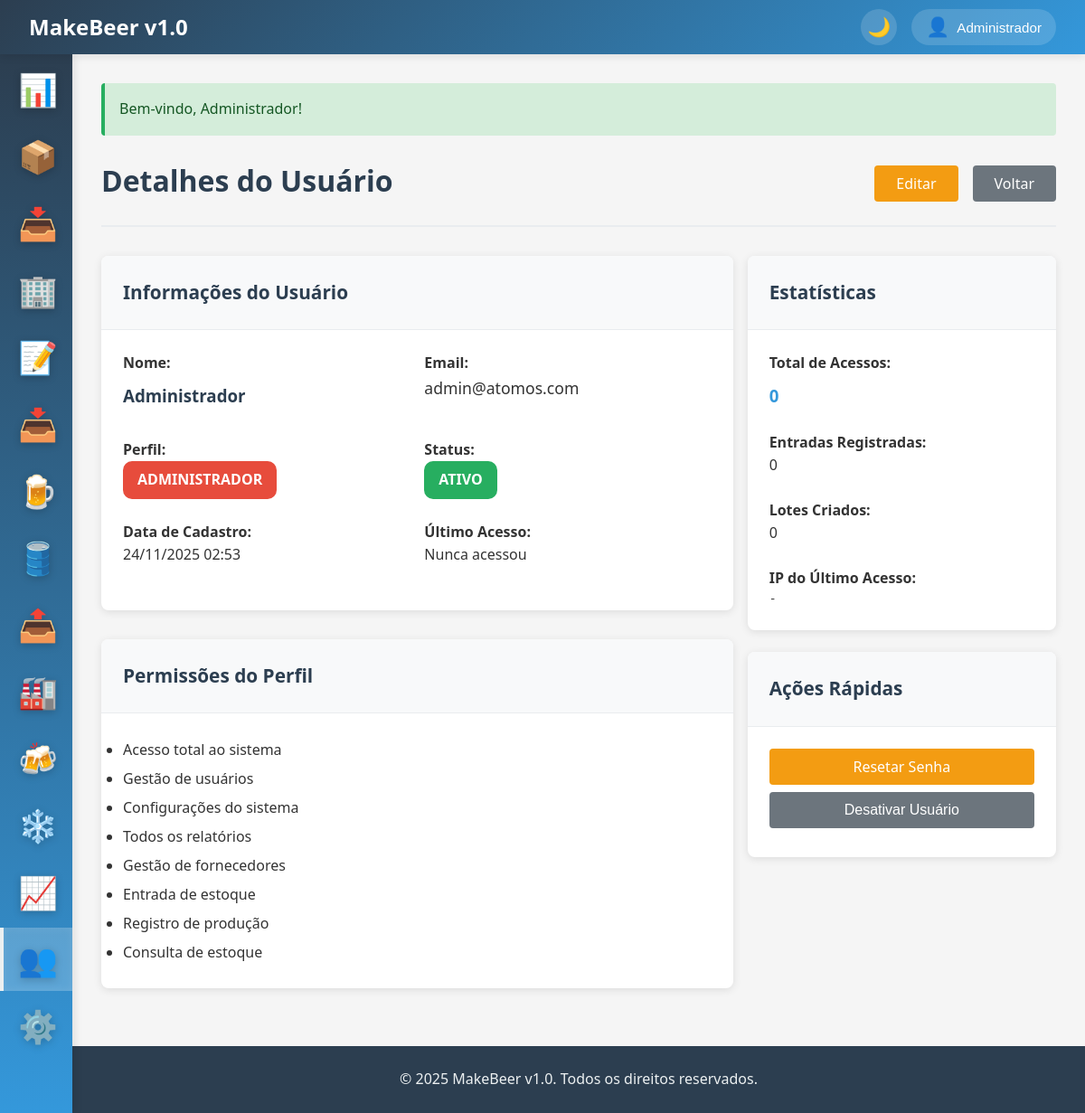
The page /usuarios/viewUsuario?id=1 (signed in) on the database its author committed.
### tables this page shows
CREATE TABLE IF NOT EXISTS usuarios (
    id INT AUTO_INCREMENT PRIMARY KEY,
    nome VARCHAR(100) NOT NULL,
    email VARCHAR(100) UNIQUE NOT NULL,
    senha VARCHAR(255) NOT NULL,
    perfil ENUM('administrador', 'producao', 'consulta', 'comprador') NOT NULL DEFAULT 'consulta',
    ativo BOOLEAN DEFAULT TRUE,
    ultimo_acesso DATETIME,
    created_at TIMESTAMP DEFAULT CURRENT_TIMESTAMP,
    updated_at TIMESTAMP DEFAULT CURRENT_TIMESTAMP ON UPDATE CURRENT_TIMESTAMP,
    INDEX idx_email (email),
    INDEX idx_perfil (perfil)
);

### app/views/usuarios/view.php (the view, shortened to what the rows shown need)
<?php
$activeMenu = 'usuarios';
include 'app/views/layouts/header.php';
?>
<div class="page-header d-flex justify-content-between align-items-center">
    <h1 class="page-title">Detalhes do Usuário</h1>
    <div class="page-actions d-flex gap-2">
        <a href="/usuarios/edit?id=<?= $usuario['id'] ?>" class="btn btn-warning">Editar</a>
        <a href="/usuarios" class="btn btn-secondary">Voltar</a>
    </div>
</div>
<div class="row">
    <div class="col col-8">
        <div class="card mb-4">
            <div class="card-header">
                <h3 class="card-title">Informações do Usuário</h3>
            </div>
            <div class="card-body">
                <div class="row">
                    <div class="col col-6 mb-3">
                        <strong>Nome:</strong>
                        <h3 style="color: #2c3e50; margin: 0.5rem 0;"><?= $usuario['nome'] ?></h3>
                    </div>
                    <div class="col col-6 mb-3">
                        <strong>Email:</strong>
                        <p style="font-size: 1.1rem;"><?= $usuario['email'] ?></p>
                    </div>
                </div>
                <div class="row">
                    <div class="col col-6 mb-3">
                        <strong>Perfil:</strong>
                        <p>
                            <?php
                            $perfilClass = match($usuario['perfil']) {
                                'administrador' => 'danger',
                                'producao' => 'primary',
                                'comprador' => 'warning',
                                'consulta' => 'secondary',
                                default => 'secondary'
                            };
                            ?>
                            <span class="badge badge-<?= $perfilClass ?>" style="font-size: 1rem; padding: 0.5rem 1rem;">
                                <?= ucfirst($usuario['perfil']) ?>
                            </span>
                        </p>
                    </div>
                    <div class="col col-6 mb-3">
                        <strong>Status:</strong>
                        <p>
                            <?php if ($usuario['ativo']): ?>
                                <span class="badge badge-success" style="font-size: 1rem; padding: 0.5rem 1rem;">Ativo</span>
                            <?php else: ?>
                                <span class="badge badge-secondary" style="font-size: 1rem; padding: 0.5rem 1rem;">Inativo</span>
                            <?php endif; ?>
                        </p>
                    </div>
                </div>
                <div class="row">
                    <div class="col col-6 mb-3">
                        <strong>Data de Cadastro:</strong>
                        <p><?= formatDateTime($usuario['created_at']) ?></p>
                    </div>
                    <div class="col col-6 mb-3">
                        <strong>Último Acesso:</strong>
                        <p><?= $usuario['ultimo_acesso'] ? formatDateTime($usuario['ultimo_acesso']) : 'Nunca acessou' ?></p>
                    </div>
                </div>
            </div>
        </div>
        <div class="card mb-4">
            <div class="card-header">
                <h3 class="card-title">Permissões do Perfil</h3>
            </div>
            <div class="card-body">
                <?php
                $permissoes = [
                    'administrador' => [
                        'Acesso total ao sistema',
                        'Gestão de usuários',
                        'Configurações do sistema',
                        'Todos os relatórios',
                        'Gestão de fornecedores',
                        'Entrada de estoque',
                        'Registro de produção',
                        'Consulta de estoque'
                    ],
                    'producao' => [
                        'Entrada de estoque',
                        'Registro de produção',
                        'Consulta de estoque',
                        'Gestão de receitas',
                        'Gestão de lotes'
                    ],
                    'comprador' => [
                        'Entrada de estoque',
                        'Gestão de fornecedores',
                        'Consulta de estoque',
                        'Relatórios de compras'
                    ],
                    'consulta' => [
                        'Consulta de estoque',
                        'Visualização de relatórios'
                    ]
                ];
                $perfilPermissoes = $permissoes[$usuario['perfil']] ?? [];
                ?>
                <?php if (!empty($perfilPermissoes)): ?>
                    <ul style="line-height: 2;">
                        <?php foreach ($perfilPermissoes as $perm): ?>
                            <li><?= $perm ?></li>
                        <?php endforeach; ?>
                    </ul>
                <?php else: ?>
                    <p style="color: #6c757d;">Nenhuma permissão definida.</p>
                <?php endif; ?>
            </div>
        </div>
    </div>
    <div class="col col-4">
        <div class="card mb-3">
            <div class="card-header">
                <h3 class="card-title">Estatísticas</h3>
            </div>
            <div class="card-body">
                <div class="mb-3">
                    <strong>Total de Acessos:</strong>
                    <h3 style="color: #3498db; margin: 0.5rem 0;">
                        <?= $usuario['total_acessos'] ?? 0 ?>
                    </h3>
                </div>
                <div class="mb-3">
                    <strong>Entradas Registradas:</strong>
                    <p><?= $usuario['total_entradas'] ?? 0 ?></p>
                </div>
                <div class="mb-3">
                    <strong>Lotes Criados:</strong>
                    <p><?= $usuario['total_lotes'] ?? 0 ?></p>
                </div>
                <div>
                    <strong>IP do Último Acesso:</strong>
                    <p style="font-family: monospace;"><?= $usuario['ultimo_ip'] ?? '-' ?></p>
                </div>
            </div>
        </div>
        <div class="card">
            <div class="card-header">
                <h3 class="card-title">Ações Rápidas</h3>
            </div>
            <div class="card-body">
                <a href="/usuarios/resetar-senha/<?= $usuario['id'] ?>" class="btn btn-warning" style="width: 100%; margin-bottom: 0.5rem;">
                    Resetar Senha
                </a>
                <?php if ($usuario['ativo']): ?>
                    <button onclick="desativarUsuario(<?= $usuario['id'] ?>)" class="btn btn-secondary" style="width: 100%; margin-bottom: 0.5rem;">
                        Desativar Usuário
                    </button>
                <?php else: ?>
                    <button onclick="ativarUsuario(<?= $usuario['id'] ?>)" class="btn btn-success" style="width: 100%; margin-bottom: 0.5rem;">
                        Ativar Usuário
                    </button>
                <?php endif; ?>
            </div>
        </div>
    </div>
</div>
<?php include 'app/views/layouts/footer.php'; ?>

### app/views/layouts/header.php (shortened to what the rows shown need)
<!DOCTYPE html>
<html lang="pt-BR">
<head>
    <link rel="stylesheet" href="/public/css/style.css">
</head>
<body>
    <div class="wrapper">
        <?php if (isLoggedIn()): ?>
            <header class="header">
                <div class="header-content">
                    <a href="/dashboard" class="logo">
                        <?= APP_NAME ?>
                    </a>
                    <div class="user-info">
                        <?php $user = getCurrentUser(); ?>
                        <button class="theme-toggle" id="themeToggle" title="Alternar tema">
                            <span class="theme-icon">🌙</span>
                        </button>
                        <div class="user-menu">
                            <button class="user-menu-toggle" id="userMenuToggle">
                                <span class="user-icon">👤</span>
                                <span class="user-name"><?= htmlspecialchars($user['nome']) ?></span>
                            </button>
                        </div>
                    </div>
                </div>
            </header>
            <aside class="sidebar">
                <ul class="sidebar-menu">
                    <li class="sidebar-item">
                        <a href="/dashboard" class="sidebar-link <?= $activeMenu === 'dashboard' ? 'active' : '' ?>" data-tooltip="Dashboard">
                            <span class="sidebar-icon">📊</span>
                        </a>
                    </li>
                    <?php if (hasPermission('entrada_estoque')): ?>
                    <li class="sidebar-item">
                        <a href="/insumos" class="sidebar-link <?= $activeMenu === 'insumos' ? 'active' : '' ?>" data-tooltip="Insumos">
                            <span class="sidebar-icon">📦</span>
                        </a>
                    </li>
                    <li class="sidebar-item">
                        <a href="/entradas" class="sidebar-link <?= $activeMenu === 'entradas' ? 'active' : '' ?>" data-tooltip="Entradas">
                            <span class="sidebar-icon">📥</span>
                        </a>
                    </li>
                    <?php endif; ?>
                    <?php if (hasPermission('gestao_fornecedores')): ?>
                    <li class="sidebar-item">
                        <a href="/fornecedores" class="sidebar-link <?= $activeMenu === 'fornecedores' ? 'active' : '' ?>" data-tooltip="Fornecedores">
                            <span class="sidebar-icon">🏢</span>
                        </a>
                    </li>
                    <?php endif; ?>
                    <?php if (hasPermission('registro_producao')): ?>
                    <li class="sidebar-item">
                        <a href="/receitas" class="sidebar-link <?= $activeMenu === 'receitas' ? 'active' : '' ?>" data-tooltip="Receitas">
                            <span class="sidebar-icon">📝</span>
                        </a>
                    </li>
                    <?php if (getCurrentUser()['perfil'] === 'administrador'): ?>
                    <li class="sidebar-item">
                        <a href="/import" class="sidebar-link <?= $activeMenu === 'import' ? 'active' : '' ?>" data-tooltip="Importar Receitas">
                            <span class="sidebar-icon">📥</span>
                        </a>
                    </li>
                    <?php endif; ?>
                    <li class="sidebar-item">
                        <a href="/producao" class="sidebar-link <?= $activeMenu === 'producao' ? 'active' : '' ?>" data-tooltip="Produção">
                            <span class="sidebar-icon">🍺</span>
                        </a>
                    </li>
                    <li class="sidebar-item">
                        <a href="/envase" class="sidebar-link <?= $activeMenu === 'envase' ? 'active' : '' ?>" data-tooltip="Envase">
                            <span class="sidebar-icon">🛢️</span>
                        </a>
                    </li>
                    <li class="sidebar-item">
                        <a href="/saidabarril" class="sidebar-link <?= $activeMenu === 'saidabarril' ? 'active' : '' ?>" data-tooltip="Saída de Barril">
                            <span class="sidebar-icon">📤</span>
                        </a>
                    </li>
                    <li class="sidebar-item">
                        <a href="/estoque" class="sidebar-link <?= $activeMenu === 'estoque' ? 'active' : '' ?>" data-tooltip="Estoque">
                            <span class="sidebar-icon">🏭</span>
                        </a>
                    </li>
                    <li class="sidebar-item">
                        <a href="/produtos" class="sidebar-link <?= $activeMenu === 'produtos' ? 'active' : '' ?>" data-tooltip="Produtos">
                            <span class="sidebar-icon">🍻</span>
                        </a>
                    </li>
                    <li class="sidebar-item">
                        <a href="/camarafria" class="sidebar-link <?= $activeMenu === 'camarafria' ? 'active' : '' ?>" data-tooltip="Câmara Fria">
                            <span class="sidebar-icon">❄️</span>
                        </a>
                    </li>
                    <?php endif; ?>
                    <?php if (hasPermission('relatorios')): ?>
                    <li class="sidebar-item">
                        <a href="/relatorios" class="sidebar-link <?= $activeMenu === 'relatorios' ? 'active' : '' ?>" data-tooltip="Relatórios">
                            <span class="sidebar-icon">📈</span>
                        </a>
                    </li>
                    <?php endif; ?>
                    <?php if ($user['perfil'] === 'administrador'): ?>
                    <li class="sidebar-item">
                        <a href="/usuarios" class="sidebar-link <?= $activeMenu === 'usuarios' ? 'active' : '' ?>" data-tooltip="Usuários">
                            <span class="sidebar-icon">👥</span>
                        </a>
                    </li>
                    <li class="sidebar-item">
                        <a href="/configuracoes" class="sidebar-link <?= $activeMenu === 'configuracoes' ? 'active' : '' ?>" data-tooltip="Configurações">
                            <span class="sidebar-icon">⚙️</span>
                        </a>
                    </li>
                    <?php endif; ?>
                </ul>
            </aside>
        <?php endif; ?>
        <main class="main-content">
            <div class="container">
                <?php
                foreach (['success', 'error', 'warning', 'info'] as $type) {
                    $message = getFlashMessage($type);
                    if ($message) {
                        echo "<div class='alert alert-{$type}'>{$message}</div>";
                    }
                }
                ?>

### rows shown on the page
usuarios: nome "Administrador", email "admin@atomos.com", perfil "ADMINISTRADOR", created_at "24/11/2025 02:53", perfil "Acesso total ao sistema", perfil "Gestão de usuários", perfil "Configurações do sistema", perfil "Todos os relatórios", perfil "Gestão de fornecedores", perfil "Entrada de estoque", perfil "Registro de produção", perfil "Consulta de estoque"

### other values the page prints
APP_NAME "MakeBeer v1.0"
$message "Bem-vindo, Administrador!"
$usuario['total_acessos'] "0"
$usuario['total_entradas'] "0"
$usuario['total_lotes'] "0"
$usuario['ultimo_ip'] "-"
